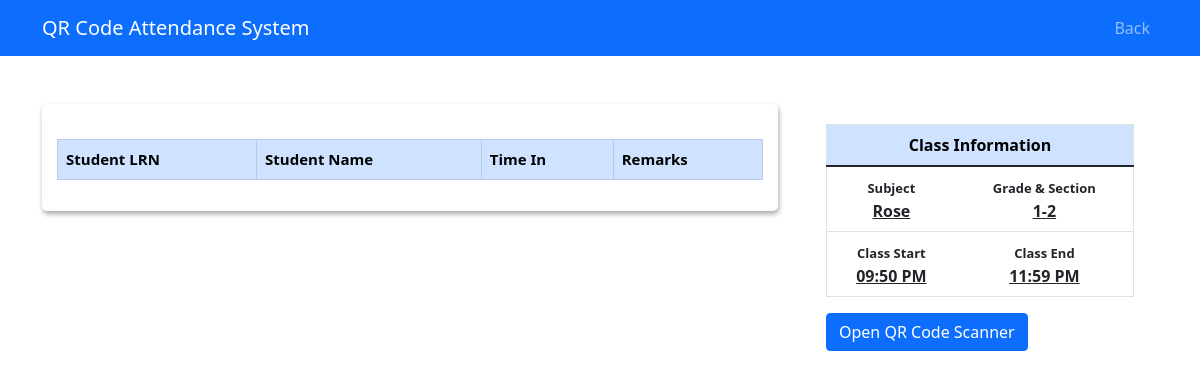
Page /attendance/attendance/attendance.php?grade=1&sections=2 (signed in) on the committed database.
### tables this page shows
CREATE TABLE `schedules` (
  `schedule_id` int(11) NOT NULL,
  `start_class` time NOT NULL,
  `end_class` time NOT NULL,
  `grade_id` int(11) NOT NULL,
  `section_id` int(11) NOT NULL,
  `subject_id` int(11) NOT NULL,
  `teacher_id` int(11) NOT NULL
);

CREATE TABLE `subject` (
  `subject_id` int(11) NOT NULL,
  `subject` varchar(200) NOT NULL,
  `grade_id` int(10) NOT NULL
);

CREATE TABLE `sections` (
  `section_id` int(11) NOT NULL,
  `section` int(10) NOT NULL
);

### attendance/attendance/attendance.php (the view, shortened to what this page needs)
<!doctype html>
<html lang="en">
<head>
    <link href="assets/dist/css/bootstrap.min.css" rel="stylesheet">
    <link href="css/navbar.css" rel="stylesheet">
    <link rel="stylesheet" href="css/class.css">
    <link rel="stylesheet" href="assets/css/bootstrap.min.css">
    <link rel="stylesheet" href="assets/css/datatables.min.css">
    <link rel="stylesheet" href="assets/css/style.css">
</head>
<body>
<?php
$teacher_id = $_SESSION["teacher_id"];
?>
<?php
if (isset($_GET['grade']) && isset($_GET['sections'])) {
    $grade_name = $_GET['grade'];
    $section_name = $_GET['sections'];
} else {
    die();
}
?>
<main>
    <nav class="navbar navbar-expand-lg navbar-dark bg-primary" aria-label="Eighth navbar example">
        <div class="container">
            <a class="navbar-brand" href="#">QR Code Attendance System</a>
            <div class="collapse navbar-collapse" id="navbarsExample07">
                <form>
                    <ul class="navbar-nav me-auto mb-2 mb-lg-0">
                        <a class="nav-link" href="home.php">Back</a>
                    </ul>
                </form>
            </div>
        </div>
    </nav>
    <div class="container mt-5">
        <div class="row mt-5">
            <div class="col-8">
              <div class="data_table">
             <table id="example" class="table table-striped table-bordered">
                 <thead class="table-primary" style="font-size:15px">
                 <tr>
                 <th>Student LRN</th>
                 <th>Student Name</th>
                 <th>Time In</th>
                 <th>Remarks</th>
               </tr>
                 </thead>
             </table>
   </div>
            </div>
            <div class="col-4">
                <div class="container">
                    <table class="table">
                        <thead class="table-primary">
                            <tr>
                                <th colspan="2" style="text-align: center;">Class Information</th>
                            </tr>
                        </thead>
                        <tbody>
                        <?php
                     include("db_connection.php");
                      $view_query = "SELECT sections.*, subject.*, schedules.*,
                      TIME_FORMAT(schedules.start_class, '%h:%i %p') AS start_class,
                      TIME_FORMAT(schedules.end_class, '%h:%i %p') AS end_class
                      FROM schedules
                      JOIN sections ON schedules.section_id = sections.section_id
                      JOIN subject ON schedules.subject_id = subject.subject_id
                      WHERE schedules.teacher_id = '$teacher_id' and schedules.grade_id='$grade_name' and schedules.section_id='$section_name'";
                      $result = mysqli_query($conn, $view_query);
                      while ($row = mysqli_fetch_assoc($result)) {
                          $sub = $row['subject'];
                          $sec = $row['section'];
                          $gr = $row['grade_id'];
                          $start = $row['start_class'];
                          $end = $row['end_class'];
                      ?>
                       <?php
                      }
                      ?>
                            <tr>
                                <td style="text-align: center;"><span style="font-weight: 700; font-size: 13px;">Subject</span><br><span style="font-weight: 700; text-decoration: underline;"><?php echo htmlspecialchars($sub); ?></span></td>
                                <td style="text-align: center;"><span style="font-weight: 700; font-size: 13px;">Grade & Section</span><br><span style="font-weight: 700; text-decoration: underline;"><?php echo htmlspecialchars($gr); ?>-<?php echo htmlspecialchars($sec); ?></span></td>
                            </tr>
                            <tr>
                                <td style="text-align: center;"><span style="font-weight: 700; font-size: 13px;">Class Start</span><br><span style="font-weight: 700; text-decoration: underline;"><?php echo htmlspecialchars($start); ?></span></td>
                                <td style="text-align: center;"><span style="font-weight: 700; font-size: 13px;">Class End</span><br><span style="font-weight: 700; text-decoration: underline;"><?php echo htmlspecialchars($end); ?></span></td>
                            </tr>
                        </tbody>
                    </table>
                </div>
                <div class="container">
                    <button type="button" class="btn btn-primary" data-bs-toggle="modal" data-bs-target="#exampleModal" data-bs-whatever="@mdo">Open QR Code Scanner</button>
                </div>
            </div>
        </div>
    </div>
</main>
</body>
</html>

### attendance/attendance/css/navbar.css (style rules this page uses)
body { padding-bottom: 20px; }
.navbar { margin-bottom: 20px; }

### attendance/attendance/css/class.css (style rules this page uses)
body { font-family: Arial, sans-serif; }
table { width: 100%; border-collapse: collapse; margin-top: 20px; }
table, th, td { border: 1px solid #ddd; }
th, td { padding: 8px; text-align: left; }
button { padding: 10px 20px; background-color: #4CAF50; color: white; border: none; cursor: pointer; margin-top: 10px; border-radius: 5px; }

### attendance/attendance/assets/css/style.css (style rules this page uses)
.data_table { background: #fff; padding: 15px; box-shadow: 1px 3px 5px #aaa; border-radius: 5px; }

### rows in the picture
schedules: subject.subject "Rose", grade "1", section.section "2"

### other values in the picture
$start "09:50 PM"
$end "11:59 PM"
